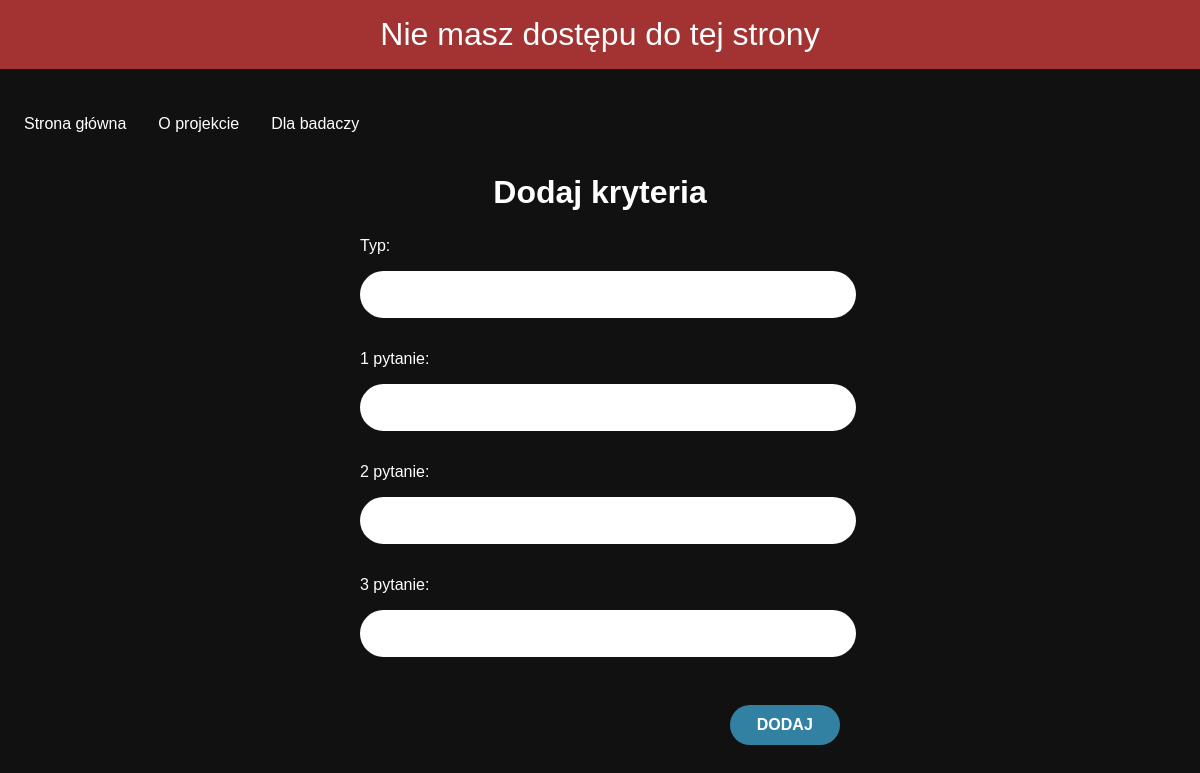
/question/add, run on an earlier commit of the app's database.
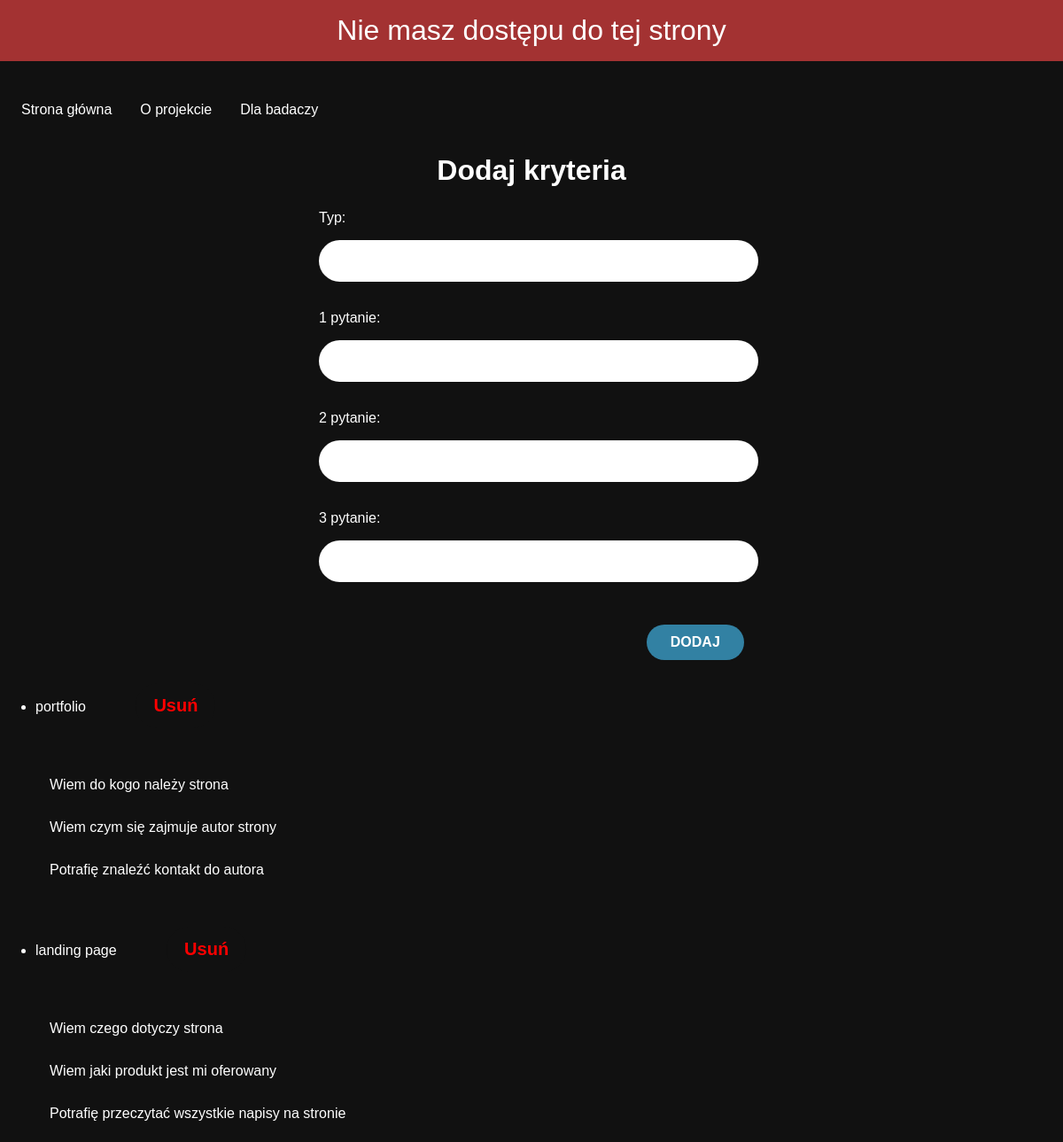
And on a later commit of the database.
### app.py (models this page shows, shortened)
class Question(db.Model):
    id = db.Column(db.Integer, primary_key=True)
    type = db.Column(db.String(200), nullable=False, unique=True)
    q1 = db.Column(db.String(200), nullable=False)
    q2 = db.Column(db.String(200), nullable=False)
    q3 = db.Column(db.String(200), nullable=False)

### app.py (the view, shortened to what this page needs)
@app.route('/question/add', methods=['GET', 'POST'])
def add_question():
    if is_not_logged():
        return redirect(url_for('index'))
    form = QuestionForm()
    our_questions = Question.query.order_by(Question.id)
    persons = Responder.query.order_by(Responder.id)
    return render_template("add_question.html", form=form, our_questions=our_questions, persons=persons)

### app.py
class QuestionForm(FlaskForm):
    type = StringField("Typ: ", validators=[DataRequired()])
    q1 = StringField("1 pytanie: ", validators=[DataRequired()])
    q2 = StringField("2 pytanie: ", validators=[DataRequired()])
    q3 = StringField("3 pytanie: ", validators=[DataRequired()])
    submit = SubmitField("DODAJ")

### app.py (called while the page is built)
def is_not_logged():
    if 'logged' not in session or session['logged']==False:
        flash('Nie masz dostępu do tej strony')

### templates/add_question.html (shortened to what this page needs)
{% extends 'base.html' %}
{% block body %}
<h2>Dodaj kryteria</h2>
<form action="/question/add" method="POST" enctype="multipart/form-data" class="question-form">
        {{ form.type.label(class="form-label")}}
        {{ form.type(class="form-control") }}
        {{ form.q1.label(class="form-label") }}
        {{ form.q1(class="form-control") }}
        {{ form.q2.label(class="form-label") }}
        {{ form.q2(class="form-control") }}
        {{ form.q3.label(class="form-label") }}
        {{ form.q3(class="form-control") }}
    {{ form.submit(class="btn btn-primary") }}
    <br>
</form>
<ul>
{% for our_question in our_questions %}
    <li>{{ our_question.type }} <form action="{{ url_for('delete_question', question_type=our_question.type) }}" method="post" style="display:inline;">
        <button type="submit" class="btn-delete">Usuń</button>
    </form></li>
    <p>{{ our_question.q1 }}</p>
    <p>{{ our_question.q2 }}</p>
    <p>{{ our_question.q3 }}</p>
{% endfor %}
</ul>
{% endblock %}

What changed in the data, as far as the page shows it:
added Question: type "portfolio", q1 "Wiem do kogo należy strona", q2 "Wiem czym się zajmuje autor strony", q3 "Potrafię znaleźć kontakt do autora"
added Question: type "landing page", q1 "Wiem czego dotyczy strona", q2 "Wiem jaki produkt jest mi oferowany", q3 "Potrafię przeczytać wszystkie napisy na stronie"
